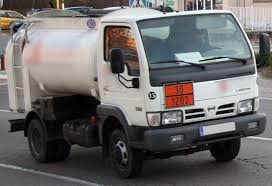
#> input picture P2_2015/Pictogramas/picto1.jpg, 272 x 186 px
$ python -i libSquares.py   (imports and definitions only)   (Python 2 division)   (older library calls are emulated)
#> lines starting #> are read from the running program, lines starting #| are printed output that depends on the picture; after the words box and inside, x2 and y2 are one past the last pixel; in counts of white or black regions, pixels touching at a corner belong together; long printed decimals are rounded
#> further down, picture is the input picture: shape (186, 272, 3); mean B, G, R 105.2, 105.4, 107.8
### P2_2015/src/imagen.py
import cv2
import numpy as np
import constantes as c
class Imagen:
  def __init__(self,imagen,name=""):
    self.name=name
    self.src = name
    if type(imagen) == str:
      self.src = c.test+"/"+imagen+".jpg"
      self.imagen=cv2.imread(self.src)
    elif type(imagen)==np.ndarray:
        self.imagen=imagen
    if name == "" and type(imagen) == str:
      self.name=imagen

  def size(self):
    #Total number of pixels is accessed
    return  self.imagen.size

  def gray(self):
    return Imagen(cv2.cvtColor(self.imagen, cv2.COLOR_BGR2GRAY),name=self.name)

  def show(self):
    cv2.namedWindow(self.name, cv2.CV_WINDOW_AUTOSIZE)
    cv2.startWindowThread()
    cv2.imshow(self.name,self.imagen)
    cv2.waitKey(0) & 0xFF
    cv2.destroyAllWindows()

  def type(self):
    return self.imagen.dtype

  def shape(self):
    #returns a tuple of number of rows, columns and channels
    return self.imagen.shape

  # [9 lines left out: functions averageFilter, gaussianFilter, not called in this run]

  def medianFilter(self,kernelSize):
    img = cv2.medianBlur(self.imagen,kernelSize)
    return Imagen(img,self.name+"medianBlur"+"KernelSize--"+str(kernelSize))

  def bilateralFilter(self,size,x,y):
    img=cv2.bilateralFilter(self.imagen,size,x,y)
    return Imagen(img,self.name+"bilateralBlur"+"KernelSize--"+str(size))

  # [20 lines left out: functions blur, cornerHarris, not called in this run]

  def simpleThresholding(self,rango,tipo,otsu):
    #tipo:binary |binaryInv | trunc | toZero | toZeroInv
    pass

  def adaptiveThresholding(self,rango,tipo,otsu):
    #tipo : mean |gaussian
    pass

  # [7 lines left out: function Thresholding, not called in this run]

### P2_2015/src/libSquares.py
import cv2
import numpy as np
from imagen import Imagen

#mide lo cuadrado que es algo dados sus lados
def esPocoCuadrado(lado1,lado2):
  margenErr = 0.45
  ladoGrande = lado1
  ladoPeq = lado2
  if lado1 < lado2:
    ladoGrande = lado2
    ladoPeq = lado1
  return float(ladoPeq)/float(ladoGrande) < margenErr


#recibe un rectangulo que envuelve el contorno y evalua su proporcion
def proporcionesCorrectas(rect):
  x,y = rect[0]
  w,h = rect[1]
  angulo = rect[2]
  print angulo
  if not esPocoCuadrado(int(w), int(h)) and abs(angulo) <= 10.0:
    return True
  return False


# recibe un contorno cuadrilatero, si un porcentaje es del color correcto devuelve true, onpencvColor (B,G,R)
# [8 lines left out: function colorCorrecto, not called in this run]


def angle_cos(p0, p1, p2):
    d1, d2 = (p0-p1).astype('float'), (p2-p1).astype('float')
    return abs( np.dot(d1, d2) / np.sqrt( np.dot(d1, d1)*np.dot(d2, d2) ) )

# [31 lines left out: function find_badSquare, not called in this run]

def find_squares(imgOrig):
  img = cv2.inRange(cv2.GaussianBlur(imgOrig, (3, 3), 0.5), (0,0,150), (100, 100, 200))
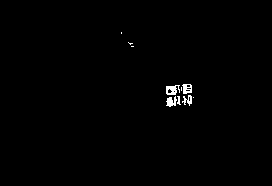
#> img: shape (186, 272); 0.66% white; 10 white regions (5 under 20 px), largest, box (x1, y1, x2, y2) and area: (166, 85, 180, 95) 94, (166, 96, 177, 107) 76, (182, 84, 192, 94) 71, (182, 95, 192, 106) 57, (177, 96, 181, 105) 21
  squares = []
  #bin = cv2.Canny(img, 25, 350, apertureSize=3)
  kernel = np.ones((3,3), np.uint8)
  kernel1 = np.ones((5,5), np.uint8)
  #bin = cv2.closing(bin, kernel)
  bin = cv2.morphologyEx(img, cv2.MORPH_CLOSE,kernel)
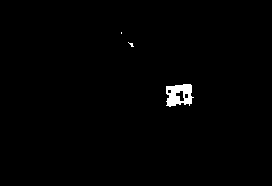
#> bin: shape (186, 272); 0.89% white; 3 white regions (2 under 20 px), largest, box (x1, y1, x2, y2) and area: (166, 84, 194, 107) 435
  bin = cv2.morphologyEx(bin, cv2.MORPH_DILATE,kernel1)
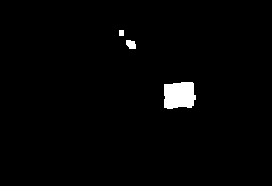
#> bin: shape (186, 272); 1.7% white; 3 white regions, box (x1, y1, x2, y2) and area: (164, 82, 196, 109) 753, (126, 40, 136, 49) 73, (119, 30, 124, 36) 30
  bin = cv2.Canny(bin, 25, 350, apertureSize=3)
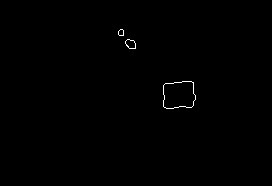
#> bin: shape (186, 272); 0.3% white in thin lines or dots, all inside (x1, y1, x2, y2) = (118, 29, 196, 109)
  bin = cv2.morphologyEx(bin, cv2.MORPH_DILATE, kernel1)
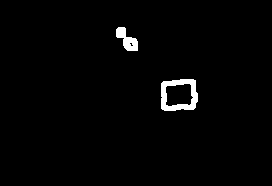
#> bin: shape (186, 272); 1.7% white; 2 white regions
  Imagen(bin).show()
  contours, hierarchy = cv2.findContours(bin, cv2.RETR_LIST, cv2.CHAIN_APPROX_SIMPLE)
#> contours = 4 contours, 1 with area under 20; largest, box (x1, y1, x2, y2) and area: (161, 79, 198, 111) 1013, (165, 83, 194, 107) 524, (116, 27, 138, 51) 251
  for cnt in contours:
    #contornos cerrados
    cnt_len = cv2.arcLength(cnt, True)
    epsilon = 0.030*cv2.arcLength(cnt,True)
    cnt = cv2.approxPolyDP(cnt, epsilon, True)
    if len(cnt) == 4 and cv2.contourArea(cnt) > 200 and cv2.contourArea(cnt) <1700 and cv2.isContourConvex(cnt) and proporcionesCorrectas(cv2.minAreaRect(cnt)):
      cnt = cnt.reshape(-1, 2)
      max_cos = np.max([angle_cos( cnt[i], cnt[(i+1) % 4], cnt[(i+2) % 4] ) for i in xrange(4)])
      if max_cos < 0.7:
        squares.append(cnt)
#> this loop made 4 passes
#> (cnt_len, epsilon) on passes 1, 3, 4: (94.87, 2.85), (12.49, 0.375), (81.8, 2.45)
#> (cnt_len, epsilon, cnt, x in proporcionesCorrectas, y in proporcionesCorrectas, w in proporcionesCorrectas, h in proporcionesCorrectas, angulo in proporcionesCorrectas) on pass 2: (127.5, 3.82, [[195, 80], [163, 81], [161, 108], [193, 109]], 178, 94, 29.05, 33.11, -88.21)
#| -88.210
#> after the loop, squares = []
  return squares

>>> import cv2
>>> picture = cv2.imread('../Pictogramas/picto1.jpg')
>>> result = find_squares(picture)
#> result = []

$ run again, on P2_2015/Pictogramas/picto3.jpg
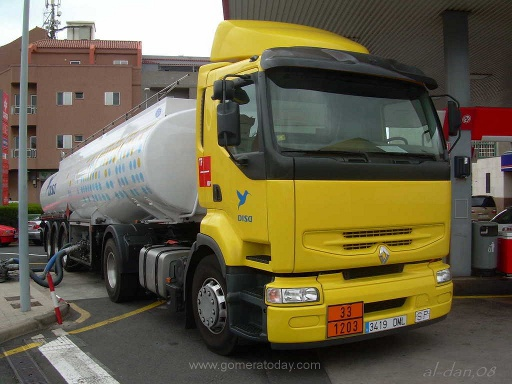
#> input picture P2_2015/Pictogramas/picto3.jpg, 512 x 384 px
#> picture is the input picture: shape (384, 512, 3); mean B, G, R 72.1, 97.2, 105.3
#> in find_squares, `img = cv2.inRange(cv2.GaussianBlur(imgOrig, (3, 3), 0.5), (0,0,150), (..`:
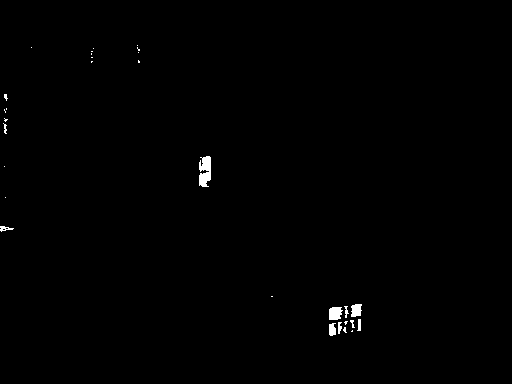
#> img: shape (384, 512); 0.47% white; 30 white regions (20 under 20 px), largest, box (x1, y1, x2, y2) and area: (199, 156, 211, 187) 296, (329, 307, 343, 320) 153, (351, 304, 362, 317) 118
#> in find_squares, `bin = cv2.morphologyEx(bin, cv2.MORPH_DILATE, kernel1)`:
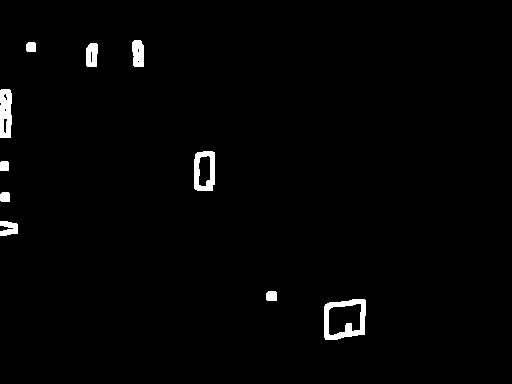
#> bin: shape (384, 512); 1.5% white; 10 white regions
#> contours = 18 contours, 4 with area under 20; largest, box (x1, y1, x2, y2) and area: (324, 299, 366, 340) 1448, (328, 303, 362, 336) 812, (194, 151, 215, 191) 747, (0, 89, 12, 138) 498, (198, 155, 211, 187) 318
#> the loop in find_squares, `for cnt in contours:` made 18 passes
#> (cnt_len, epsilon, cnt, x in proporcionesCorrectas, y in proporcionesCorrectas, w in proporcionesCorrectas, h in proporcionesCorrectas, angulo in proporcionesCorrectas) on pass 2: (153.8, 4.61, [[365, 300], [325, 304], [325, 339], [364, 334]], 345, 319.5, 43.68, 34.83, -5.71)
#> (printed output is left out)
#> after the loop in find_squares, `for cnt in contours:`: max_cos = 0.156; squares = [[[365, 300], [325, 304], [325, 339], [364, 334]]]
